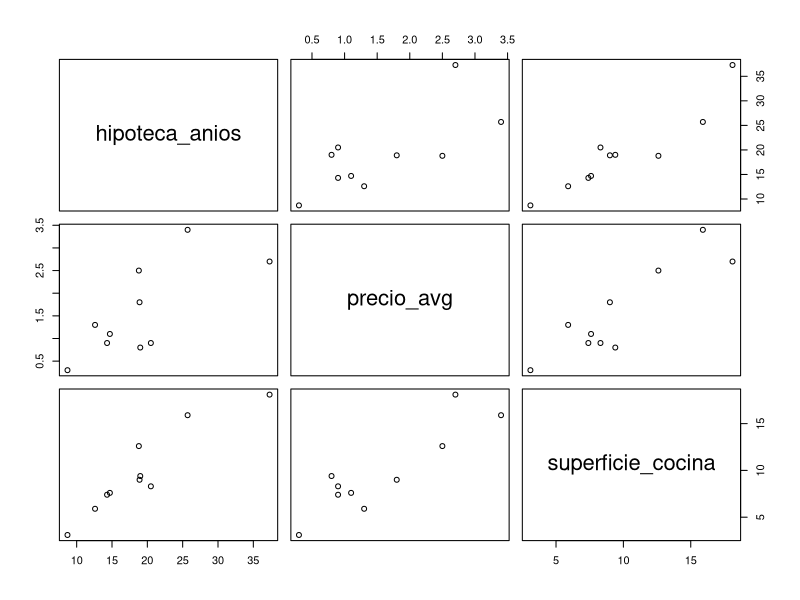

Write R code to recreate this figure.
## ---- chunk 1
library(knitr)

datos <- data.frame(
  hipoteca_anios = c(8.7, 14.3, 18.9, 19.0, 20.5, 14.7, 18.8, 37.3, 12.6, 25.7), # nolint
  precio_avg = c(0.3, 0.9, 1.8, 0.8, 0.9, 1.1, 2.5, 2.7, 1.3, 3.4),
  superficie_cocina = c(3.1, 7.4, 9.0, 9.4, 8.3, 7.6, 12.6, 18.1, 5.9, 15.9) # nolint
)

kable(datos, format = "html")
## ---- chunk 2
pairs(datos)
## ---- chunk 3
media_x1 <- mean(datos$hipoteca_anios)
media_x2 <- mean(datos$precio_avg)

var_x1 <- var(datos$hipoteca_anios)
var_x2 <- var(datos$precio_avg)

cov_x1_x2 <- cov(datos$hipoteca_anios, datos$precio_avg)

# La correlacion es la covarianza dividida por la raiz s11 y s22
cor_x1_x2 <- cov_x1_x2 / sqrt(var_x1 * var_x2)

sprintf("Correlación entre X_1 y X_2: %.3f", cor_x1_x2)
## ---- chunk 4
# Matriz de datos
X <- as.matrix(datos)
vec_1 <- rep(1, nrow(X)) # Vector de unos

# Matriz de centrado
P <- diag(vec_1) - (1 / nrow(X)) * vec_1 %*% t(vec_1)

# Vector de medias muestrales
media_x <- t(X - P %*% X) %*% vec_1 * (1 / nrow(X))

print(media_x)

# Matriz de covarianzas muestrales
S <- (1 / nrow(X)) * t(X) %*% P %*% X
print(S)
## ---- chunk 5
D <- diag(1 / sqrt(diag(S)))

R <- D %*% S %*% D
print(R)
